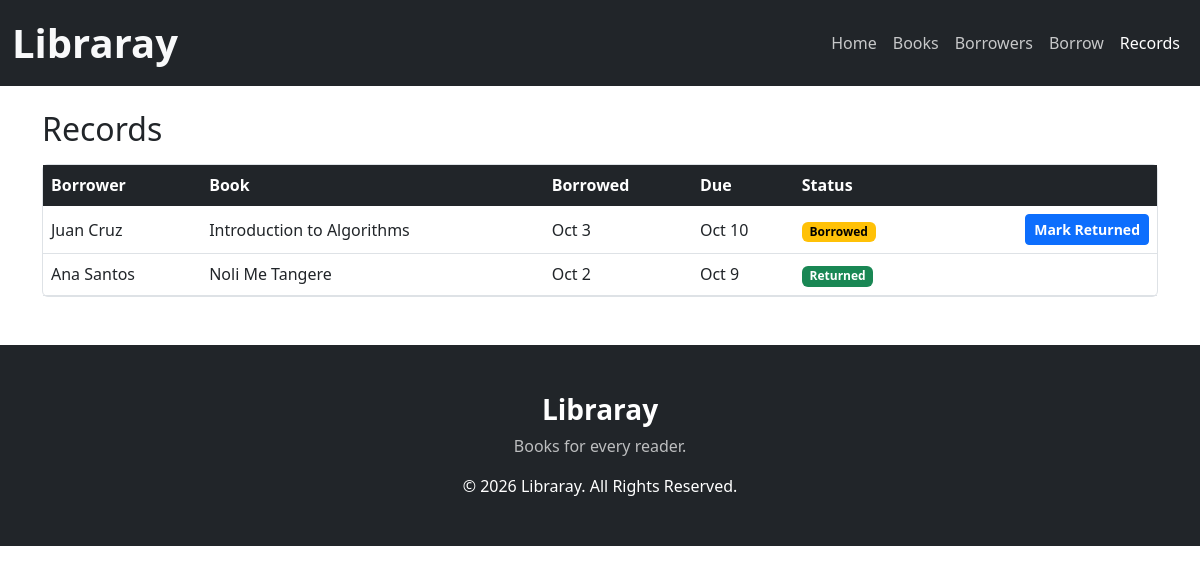
The app's page /records.php with its own data.
### tables this page shows
CREATE TABLE IF NOT EXISTS `borrowings` (
  `id` int(11) NOT NULL AUTO_INCREMENT,
  `book_id` int(11) NOT NULL,
  `user_id` int(11) NOT NULL,
  `borrowed_at` date NOT NULL,
  `due_date` date NOT NULL,
  `returned_at` datetime DEFAULT NULL,
  PRIMARY KEY (`id`),
  FOREIGN KEY (`book_id`) REFERENCES `books`(`id`) ON DELETE RESTRICT,
  FOREIGN KEY (`user_id`) REFERENCES `users`(`id`) ON DELETE RESTRICT
);

CREATE TABLE IF NOT EXISTS `users` (
  `id` int(11) NOT NULL AUTO_INCREMENT,
  `name` varchar(100) NOT NULL,
  `email` varchar(100) NOT NULL,
  `created_at` timestamp NOT NULL DEFAULT current_timestamp(),
  PRIMARY KEY (`id`),
  UNIQUE KEY `email` (`email`)
);

CREATE TABLE IF NOT EXISTS `books` (
  `id` int(11) NOT NULL AUTO_INCREMENT,
  `title` varchar(200) NOT NULL,
  `author` varchar(150) NOT NULL,
  `isbn` varchar(20) DEFAULT NULL,
  `copies` int(11) NOT NULL DEFAULT 1,
  `created_at` timestamp NOT NULL DEFAULT current_timestamp(),
  PRIMARY KEY (`id`),
  UNIQUE KEY `isbn` (`isbn`)
);

### records.php (the view, shortened to what this page needs)
<?php
require 'includes/header.php';
$rows = $conn->query(
  "SELECT br.id, b.title, u.name, br.borrowed_at, br.due_date, br.returned_at
   FROM borrowings br
   JOIN books b ON b.id = br.book_id
   JOIN users u ON u.id = br.user_id
   ORDER BY (br.returned_at IS NULL) DESC, br.due_date ASC")->fetch_all(MYSQLI_ASSOC);
?>
<h2 class="mb-3">Records</h2>
<div class="card"><div class="table-responsive">
<table class="table table-hover align-middle mb-0">
  <thead><tr><th>Borrower</th><th>Book</th><th>Borrowed</th><th>Due</th><th>Status</th><th></th></tr></thead>
  <tbody>
  <?php foreach ($rows as $r): ?>
    <tr>
      <td><?= e($r['name']) ?></td>
      <td><?= e($r['title']) ?></td>
      <td><?= e(date('M j', strtotime($r['borrowed_at']))) ?></td>
      <td><?= e(date('M j', strtotime($r['due_date']))) ?></td>
      <td><?= statusBadge($r['returned_at'], $r['due_date']) ?></td>
      <td class="text-end">
        <?php if (!$r['returned_at']): ?>
          <form method="POST" action="return.php" class="d-inline">
            <button class="btn btn-sm btn-accent">Mark Returned</button>
          </form>
        <?php endif; ?>
      </td>
    </tr>
  <?php endforeach; ?>
  </tbody>
</table></div></div>
<?php require 'includes/footer.php'; ?>

### config.php (shortened to what this page needs)
<?php
function e($v) { return htmlspecialchars((string)$v, ENT_QUOTES, 'UTF-8'); }
function statusBadge($returned_at, $due_date) {
    if ($returned_at) return '<span class="badge text-bg-success">Returned</span>';
    return '<span class="badge text-bg-warning">Borrowed</span>';
}

### header.php (style rules this page uses)
:root { --chrome: #212529; --primary: #0d6efd; --primary-dark: #0a58ca; --soft: #e7f1ff; --page: #ffffff; --page-alt: #f8f9fa; --line: #dee2e6; --ink: #212529; --muted: #6c757d; --bs-body-bg: var(--page); --bs-body-color: var(--ink); --bs-border-color: var(--line); }
body { background: var(--page); color: var(--ink); }
.card { background: #fff; border: 1px solid var(--line); color: var(--ink); }
.table { --bs-table-bg: transparent; --bs-table-color: var(--ink); --bs-table-border-color: var(--line); --bs-table-hover-bg: var(--soft); --bs-table-hover-color: var(--ink); }
.table thead th { background: var(--chrome); color: #fff; border-color: var(--chrome); }
.btn-accent { background: var(--primary); border-color: var(--primary); color: #fff; font-weight: 600; }
.btn, .navbar-brand { text-decoration: none; }

### records on screen
borrowings: user.name "Juan Cruz", book.title "Introduction to Algorithms", borrowed_at "Oct 3", due_date "Oct 10"
borrowings: user.name "Ana Santos", book.title "Noli Me Tangere", borrowed_at "Oct 2", due_date "Oct 9", shows "Returned"

### other values on screen
$label "Home"
$label "Books"
$label "Borrowers"
$label "Borrow"
$label "Records"
